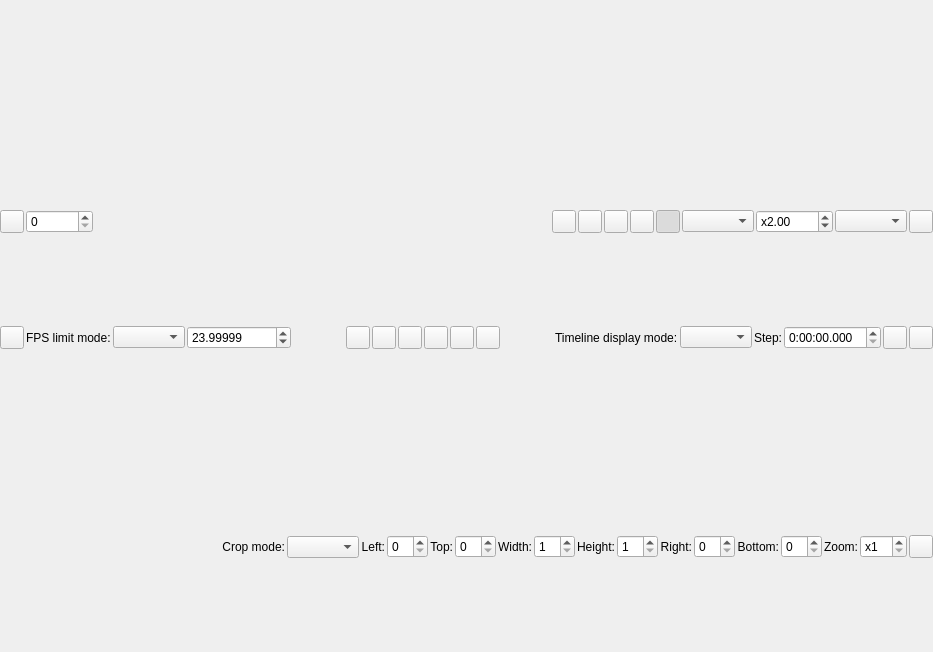
<?xml version="1.0" encoding="UTF-8"?>
<ui version="4.0">
 <class>PreviewDialog</class>
 <widget class="QDialog" name="PreviewDialog">
  <property name="geometry">
   <rect>
    <x>0</x>
    <y>0</y>
    <width>933</width>
    <height>652</height>
   </rect>
  </property>
  <property name="windowTitle">
   <string>Dialog</string>
  </property>
  <layout class="QVBoxLayout" name="mainLayout">
   <property name="spacing">
    <number>0</number>
   </property>
   <property name="leftMargin">
    <number>0</number>
   </property>
   <property name="topMargin">
    <number>0</number>
   </property>
   <property name="rightMargin">
    <number>0</number>
   </property>
   <property name="bottomMargin">
    <number>0</number>
   </property>
   <item>
    <widget class="PreviewArea" name="previewArea" native="true"/>
   </item>
   <item>
    <widget class="QWidget" name="toolBar" native="true">
     <property name="sizePolicy">
      <sizepolicy hsizetype="Expanding" vsizetype="Fixed">
       <horstretch>0</horstretch>
       <verstretch>0</verstretch>
      </sizepolicy>
     </property>
     <layout class="QHBoxLayout" name="horizontalLayout">
      <property name="spacing">
       <number>2</number>
      </property>
      <property name="leftMargin">
       <number>0</number>
      </property>
      <property name="topMargin">
       <number>0</number>
      </property>
      <property name="rightMargin">
       <number>0</number>
      </property>
      <property name="bottomMargin">
       <number>0</number>
      </property>
      <item>
       <widget class="QToolButton" name="timeLineCheckButton">
        <property name="toolTip">
         <string>Timeline</string>
        </property>
        <property name="checkable">
         <bool>true</bool>
        </property>
       </widget>
      </item>
      <item>
       <widget class="QSpinBox" name="frameNumberSpinBox">
        <property name="sizePolicy">
         <sizepolicy hsizetype="Minimum" vsizetype="Fixed">
          <horstretch>0</horstretch>
          <verstretch>0</verstretch>
         </sizepolicy>
        </property>
        <property name="keyboardTracking">
         <bool>false</bool>
        </property>
        <property name="maximum">
         <number>999999999</number>
        </property>
       </widget>
      </item>
      <item>
       <widget class="QLabel" name="frameStatusLabel">
        <property name="minimumSize">
         <size>
          <width>16</width>
          <height>0</height>
         </size>
        </property>
        <property name="text">
         <string/>
        </property>
       </widget>
      </item>
      <item>
       <widget class="TimeLineSlider" name="frameNumberSlider" native="true">
        <property name="sizePolicy">
         <sizepolicy hsizetype="Expanding" vsizetype="Preferred">
          <horstretch>0</horstretch>
          <verstretch>0</verstretch>
         </sizepolicy>
        </property>
       </widget>
      </item>
      <item>
       <widget class="QToolButton" name="frameToClipboardButton">
        <property name="toolTip">
         <string>Copy frame to clipboard</string>
        </property>
       </widget>
      </item>
      <item>
       <widget class="QToolButton" name="saveSnapshotButton">
        <property name="toolTip">
         <string>Save snapshot</string>
        </property>
       </widget>
      </item>
      <item>
       <widget class="QToolButton" name="advancedSettingsButton">
        <property name="toolTip">
         <string>Preview Advanced Settings</string>
        </property>
       </widget>
      </item>
      <item>
       <widget class="QToolButton" name="cropCheckButton">
        <property name="toolTip">
         <string>Crop assistant</string>
        </property>
        <property name="checkable">
         <bool>true</bool>
        </property>
       </widget>
      </item>
      <item>
       <widget class="QToolButton" name="zoomCheckButton">
        <property name="toolTip">
         <string>Zoom</string>
        </property>
        <property name="checkable">
         <bool>true</bool>
        </property>
        <property name="checked">
         <bool>true</bool>
        </property>
       </widget>
      </item>
      <item>
       <widget class="QWidget" name="zoomPanel" native="true">
        <layout class="QHBoxLayout" name="horizontalLayout_2">
         <property name="spacing">
          <number>2</number>
         </property>
         <property name="leftMargin">
          <number>0</number>
         </property>
         <property name="topMargin">
          <number>0</number>
         </property>
         <property name="rightMargin">
          <number>0</number>
         </property>
         <property name="bottomMargin">
          <number>0</number>
         </property>
         <item>
          <widget class="QComboBox" name="zoomModeComboBox">
           <property name="sizePolicy">
            <sizepolicy hsizetype="Minimum" vsizetype="Fixed">
             <horstretch>0</horstretch>
             <verstretch>0</verstretch>
            </sizepolicy>
           </property>
          </widget>
         </item>
         <item>
          <widget class="QDoubleSpinBox" name="zoomRatioSpinBox">
           <property name="keyboardTracking">
            <bool>false</bool>
           </property>
           <property name="prefix">
            <string>x</string>
           </property>
           <property name="minimum">
            <double>0.010000000000000</double>
           </property>
           <property name="maximum">
            <double>1024.000000000000000</double>
           </property>
           <property name="value">
            <double>2.000000000000000</double>
           </property>
          </widget>
         </item>
         <item>
          <widget class="QComboBox" name="scaleModeComboBox"/>
         </item>
        </layout>
       </widget>
      </item>
      <item>
       <widget class="QToolButton" name="colorPickerButton">
        <property name="toolTip">
         <string>Color picker</string>
        </property>
        <property name="text">
         <string/>
        </property>
       </widget>
      </item>
     </layout>
     <zorder>colorPickerButton</zorder>
     <zorder>frameNumberSlider</zorder>
     <zorder>frameToClipboardButton</zorder>
     <zorder>saveSnapshotButton</zorder>
     <zorder>advancedSettingsButton</zorder>
     <zorder>cropCheckButton</zorder>
     <zorder>zoomCheckButton</zorder>
     <zorder>zoomPanel</zorder>
     <zorder>timeLineCheckButton</zorder>
     <zorder>frameNumberSpinBox</zorder>
     <zorder>frameStatusLabel</zorder>
    </widget>
   </item>
   <item>
    <widget class="QWidget" name="timeLinePanel" native="true">
     <layout class="QHBoxLayout" name="horizontalLayout_4" stretch="0,0,0,0,1,0,0,0,0,0,0,1,0,0,0,0,0,0">
      <property name="spacing">
       <number>2</number>
      </property>
      <property name="leftMargin">
       <number>0</number>
      </property>
      <property name="topMargin">
       <number>0</number>
      </property>
      <property name="rightMargin">
       <number>0</number>
      </property>
      <property name="bottomMargin">
       <number>0</number>
      </property>
      <item>
       <widget class="QToolButton" name="playButton">
        <property name="text">
         <string/>
        </property>
       </widget>
      </item>
      <item>
       <widget class="QLabel" name="label">
        <property name="text">
         <string>FPS limit mode:</string>
        </property>
       </widget>
      </item>
      <item>
       <widget class="QComboBox" name="playFpsLimitModeComboBox"/>
      </item>
      <item>
       <widget class="QDoubleSpinBox" name="playFpsLimitSpinBox">
        <property name="decimals">
         <number>5</number>
        </property>
        <property name="maximum">
         <double>100000.000000000000000</double>
        </property>
        <property name="value">
         <double>23.999990000000000</double>
        </property>
       </widget>
      </item>
      <item>
       <spacer name="horizontalSpacer_2">
        <property name="orientation">
         <enum>Qt::Horizontal</enum>
        </property>
        <property name="sizeHint" stdset="0">
         <size>
          <width>571</width>
          <height>20</height>
         </size>
        </property>
       </spacer>
      </item>
      <item>
       <widget class="QToolButton" name="goToPreviousBookmarkButton">
        <property name="text">
         <string/>
        </property>
       </widget>
      </item>
      <item>
       <widget class="QToolButton" name="bookmarkCurrentFrameButton"/>
      </item>
      <item>
       <widget class="QToolButton" name="unbookmarkCurrentFrameButton"/>
      </item>
      <item>
       <widget class="QToolButton" name="loadChaptersButton">
        <property name="text">
         <string/>
        </property>
       </widget>
      </item>
      <item>
       <widget class="QToolButton" name="clearBookmarksButton"/>
      </item>
      <item>
       <widget class="QToolButton" name="goToNextBookmarkButton"/>
      </item>
      <item>
       <spacer name="horizontalSpacer_3">
        <property name="orientation">
         <enum>Qt::Horizontal</enum>
        </property>
        <property name="sizeHint" stdset="0">
         <size>
          <width>40</width>
          <height>20</height>
         </size>
        </property>
       </spacer>
      </item>
      <item>
       <widget class="QLabel" name="timeLineModeLabel">
        <property name="text">
         <string>Timeline display mode:</string>
        </property>
        <property name="margin">
         <number>2</number>
        </property>
       </widget>
      </item>
      <item>
       <widget class="QComboBox" name="timeLineModeComboBox">
        <property name="sizePolicy">
         <sizepolicy hsizetype="Minimum" vsizetype="Fixed">
          <horstretch>0</horstretch>
          <verstretch>0</verstretch>
         </sizepolicy>
        </property>
       </widget>
      </item>
      <item>
       <widget class="QLabel" name="stepLabel">
        <property name="text">
         <string>Step:</string>
        </property>
        <property name="margin">
         <number>2</number>
        </property>
       </widget>
      </item>
      <item>
       <widget class="QTimeEdit" name="timeStepEdit">
        <property name="displayFormat">
         <string>H:mm:ss.zzz</string>
        </property>
       </widget>
      </item>
      <item>
       <widget class="QToolButton" name="timeStepBackButton">
        <property name="toolTip">
         <string>Step back</string>
        </property>
       </widget>
      </item>
      <item>
       <widget class="QToolButton" name="timeStepForwardButton">
        <property name="toolTip">
         <string>Step forward</string>
        </property>
       </widget>
      </item>
     </layout>
    </widget>
   </item>
   <item>
    <widget class="QWidget" name="cropPanel" native="true">
     <layout class="QHBoxLayout" name="horizontalLayout_3">
      <property name="spacing">
       <number>2</number>
      </property>
      <property name="leftMargin">
       <number>0</number>
      </property>
      <property name="topMargin">
       <number>0</number>
      </property>
      <property name="rightMargin">
       <number>0</number>
      </property>
      <property name="bottomMargin">
       <number>0</number>
      </property>
      <item>
       <spacer name="horizontalSpacer">
        <property name="orientation">
         <enum>Qt::Horizontal</enum>
        </property>
        <property name="sizeHint" stdset="0">
         <size>
          <width>40</width>
          <height>20</height>
         </size>
        </property>
       </spacer>
      </item>
      <item>
       <widget class="QLabel" name="cropModeLabel">
        <property name="sizePolicy">
         <sizepolicy hsizetype="Preferred" vsizetype="Preferred">
          <horstretch>0</horstretch>
          <verstretch>0</verstretch>
         </sizepolicy>
        </property>
        <property name="text">
         <string>Crop mode:</string>
        </property>
        <property name="alignment">
         <set>Qt::AlignRight|Qt::AlignTrailing|Qt::AlignVCenter</set>
        </property>
        <property name="margin">
         <number>4</number>
        </property>
       </widget>
      </item>
      <item>
       <widget class="QComboBox" name="cropModeComboBox"/>
      </item>
      <item>
       <widget class="QLabel" name="cropLeftLabel">
        <property name="sizePolicy">
         <sizepolicy hsizetype="Preferred" vsizetype="Preferred">
          <horstretch>0</horstretch>
          <verstretch>0</verstretch>
         </sizepolicy>
        </property>
        <property name="text">
         <string>Left:</string>
        </property>
        <property name="alignment">
         <set>Qt::AlignRight|Qt::AlignTrailing|Qt::AlignVCenter</set>
        </property>
        <property name="margin">
         <number>4</number>
        </property>
       </widget>
      </item>
      <item>
       <widget class="QSpinBox" name="cropLeftSpinBox">
        <property name="keyboardTracking">
         <bool>false</bool>
        </property>
       </widget>
      </item>
      <item>
       <widget class="QLabel" name="cropTopLabel">
        <property name="sizePolicy">
         <sizepolicy hsizetype="Preferred" vsizetype="Preferred">
          <horstretch>0</horstretch>
          <verstretch>0</verstretch>
         </sizepolicy>
        </property>
        <property name="text">
         <string>Top:</string>
        </property>
        <property name="alignment">
         <set>Qt::AlignRight|Qt::AlignTrailing|Qt::AlignVCenter</set>
        </property>
        <property name="margin">
         <number>4</number>
        </property>
       </widget>
      </item>
      <item>
       <widget class="QSpinBox" name="cropTopSpinBox">
        <property name="keyboardTracking">
         <bool>false</bool>
        </property>
       </widget>
      </item>
      <item>
       <widget class="QLabel" name="cropWidthLabel">
        <property name="sizePolicy">
         <sizepolicy hsizetype="Preferred" vsizetype="Preferred">
          <horstretch>0</horstretch>
          <verstretch>0</verstretch>
         </sizepolicy>
        </property>
        <property name="text">
         <string>Width:</string>
        </property>
        <property name="alignment">
         <set>Qt::AlignRight|Qt::AlignTrailing|Qt::AlignVCenter</set>
        </property>
        <property name="margin">
         <number>4</number>
        </property>
       </widget>
      </item>
      <item>
       <widget class="QSpinBox" name="cropWidthSpinBox">
        <property name="keyboardTracking">
         <bool>false</bool>
        </property>
        <property name="minimum">
         <number>1</number>
        </property>
       </widget>
      </item>
      <item>
       <widget class="QLabel" name="cropHeightLabel">
        <property name="sizePolicy">
         <sizepolicy hsizetype="Preferred" vsizetype="Preferred">
          <horstretch>0</horstretch>
          <verstretch>0</verstretch>
         </sizepolicy>
        </property>
        <property name="text">
         <string>Height:</string>
        </property>
        <property name="alignment">
         <set>Qt::AlignRight|Qt::AlignTrailing|Qt::AlignVCenter</set>
        </property>
        <property name="margin">
         <number>4</number>
        </property>
       </widget>
      </item>
      <item>
       <widget class="QSpinBox" name="cropHeightSpinBox">
        <property name="keyboardTracking">
         <bool>false</bool>
        </property>
        <property name="minimum">
         <number>1</number>
        </property>
       </widget>
      </item>
      <item>
       <widget class="QLabel" name="cropRightLabel">
        <property name="sizePolicy">
         <sizepolicy hsizetype="Preferred" vsizetype="Preferred">
          <horstretch>0</horstretch>
          <verstretch>0</verstretch>
         </sizepolicy>
        </property>
        <property name="text">
         <string>Right:</string>
        </property>
        <property name="alignment">
         <set>Qt::AlignRight|Qt::AlignTrailing|Qt::AlignVCenter</set>
        </property>
        <property name="margin">
         <number>4</number>
        </property>
       </widget>
      </item>
      <item>
       <widget class="QSpinBox" name="cropRightSpinBox">
        <property name="keyboardTracking">
         <bool>false</bool>
        </property>
       </widget>
      </item>
      <item>
       <widget class="QLabel" name="cropBottomLabel">
        <property name="sizePolicy">
         <sizepolicy hsizetype="Preferred" vsizetype="Preferred">
          <horstretch>0</horstretch>
          <verstretch>0</verstretch>
         </sizepolicy>
        </property>
        <property name="text">
         <string>Bottom:</string>
        </property>
        <property name="alignment">
         <set>Qt::AlignRight|Qt::AlignTrailing|Qt::AlignVCenter</set>
        </property>
        <property name="margin">
         <number>4</number>
        </property>
       </widget>
      </item>
      <item>
       <widget class="QSpinBox" name="cropBottomSpinBox">
        <property name="keyboardTracking">
         <bool>false</bool>
        </property>
       </widget>
      </item>
      <item>
       <widget class="QLabel" name="cropZoomLabel">
        <property name="sizePolicy">
         <sizepolicy hsizetype="Preferred" vsizetype="Preferred">
          <horstretch>0</horstretch>
          <verstretch>0</verstretch>
         </sizepolicy>
        </property>
        <property name="text">
         <string>Zoom:</string>
        </property>
        <property name="alignment">
         <set>Qt::AlignRight|Qt::AlignTrailing|Qt::AlignVCenter</set>
        </property>
        <property name="margin">
         <number>4</number>
        </property>
       </widget>
      </item>
      <item>
       <widget class="QSpinBox" name="cropZoomRatioSpinBox">
        <property name="keyboardTracking">
         <bool>false</bool>
        </property>
        <property name="prefix">
         <string>x</string>
        </property>
        <property name="minimum">
         <number>1</number>
        </property>
       </widget>
      </item>
      <item>
       <widget class="QToolButton" name="cropPasteToScriptButton">
        <property name="toolTip">
         <string>Paste into script</string>
        </property>
       </widget>
      </item>
     </layout>
    </widget>
   </item>
  </layout>
  <zorder>toolBar</zorder>
  <zorder>previewArea</zorder>
  <zorder>cropPanel</zorder>
  <zorder>timeLinePanel</zorder>
 </widget>
 <customwidgets>
  <customwidget>
   <class>PreviewArea</class>
   <extends>QWidget</extends>
   <header>preview/preview_area.h</header>
   <container>1</container>
  </customwidget>
  <customwidget>
   <class>TimeLineSlider</class>
   <extends>QWidget</extends>
   <header>common-src/timeline_slider/timeline_slider.h</header>
   <container>1</container>
  </customwidget>
 </customwidgets>
 <resources/>
 <connections/>
</ui>
